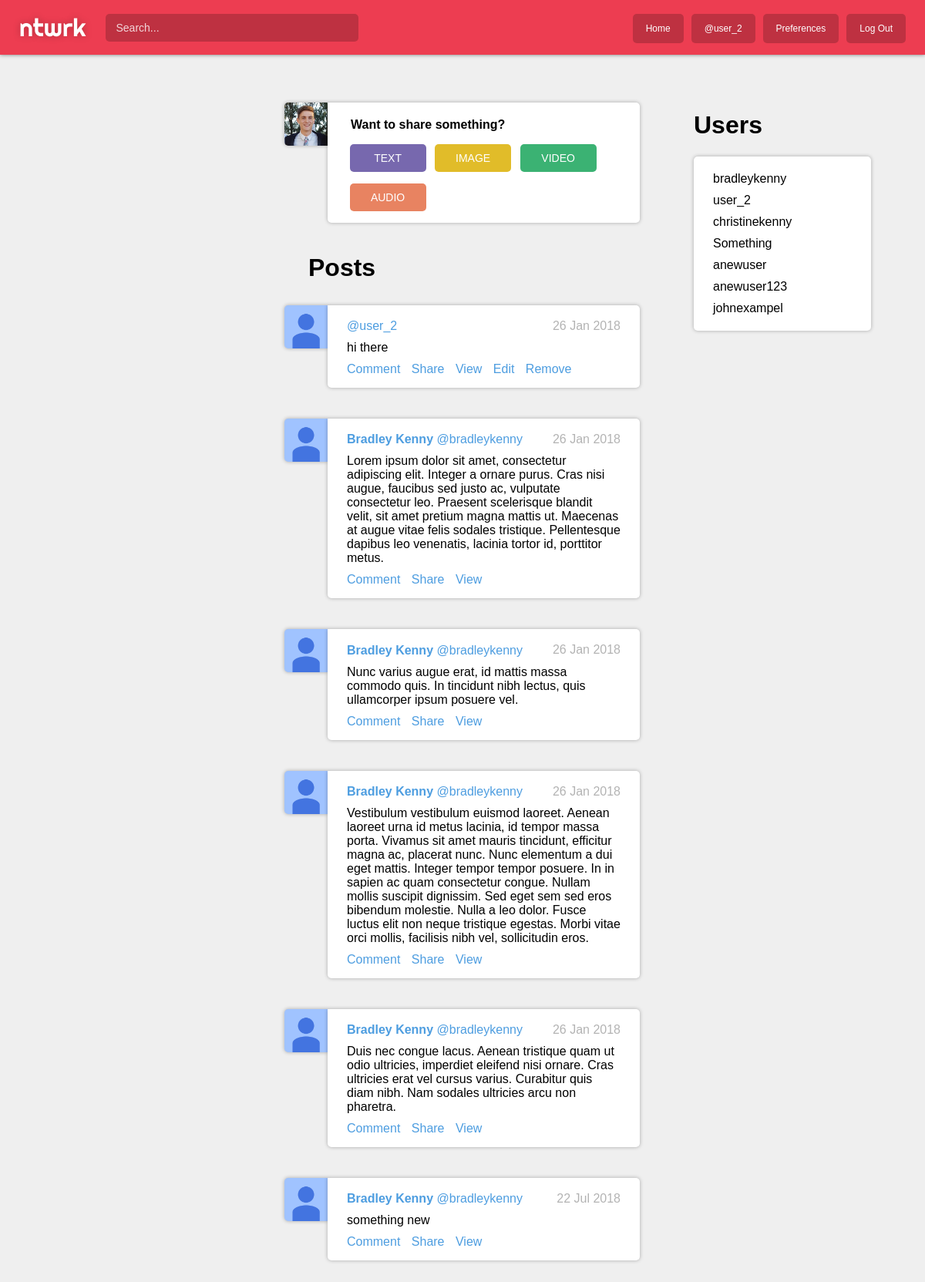
Page / (signed in) on the committed database.
### stream/models.py (models this page shows)
class Post(models.Model):
    content = models.TextField(max_length=500)
    posted_by = models.ForeignKey(User, related_name='posts', on_delete=models.CASCADE)
    posted_at = models.DateTimeField(auto_now_add=True)

### account/models.py (models this page shows)
class Profile(models.Model):
	COLORS = (
		('BLUE', "Blue"),
		('GREEN', "Green"),
		('RED', "Red"),
		('PURPLE', "Purple"),
		('YELLOW', "Yellow"),
	)
	user = models.OneToOneField(User, on_delete=models.CASCADE)
	bio = models.TextField(max_length=250, blank=True, default=None)
	location = models.CharField(max_length=30, blank=True, default=None)
	birth_date = models.DateField(null=True, blank=True, default=None)
	color = models.CharField(max_length=6, choices=COLORS, default='BLUE')
	dp = models.ImageField(upload_to='dp/', default='dp/placeholder2.png')

### stream/views.py (the view)
# urls.py: path('', stream.views.home, name='index'),
def home(request):
	posts = Post.objects.all()
	users = User.objects.all()
	return render(request, 'stream/home.html', {'posts': posts, 'users': users})

### stream/templates/stream/home.html
{% extends 'base_stream.html' %}
{% load static %}
{% block stream %}
    {% if user.is_authenticated %}
	<a href="{% url 'home' %}" class="dp">
		<img src="{% static 'stream/img/dp/admin.jpg' %}">
	</a>
    <div class="card share_card">
        <h1>Want to share something?</h1><br>
        <a href="{% url 'new_post' %}" class="button text">Text</a>
        <a href="{% url 'home' %}" class="button image">Image</a>
        <a href="{% url 'home' %}" class="button video">Video</a>
        <a href="{% url 'home' %}" class="button audio">Audio</a>
    </div>
    {% endif %}
    <h1 class="content_heading">Posts</h1>
    {% for post in posts %}
	<a href="{% url 'home' %}" class="dp">
		<img src="/profile/media/{{ post.posted_by.profile.dp }}"/>
	</a>
    <div class="card">
        <a href="{% url 'profile' post.posted_by.pk %}">
            <h2>
				<b>{% if post.posted_by.first_name|length > 0 %}{{ post.posted_by.first_name }} {{ post.posted_by.last_name }}{% endif %}</b> @{{ post.posted_by }}
			</h2>
        </a>
        <h3>{{ post.posted_at|date:'d M Y' }}</h3>
        <p>{{ post.content }}</p>
        <a href="{% url 'home' %}" class="link">Comment</a>
        <a href="{% url 'home' %}" class="link">Share</a>
        <a href="{% url 'view_post' post.posted_by.username post.id %}" class="link">View</a>
        {% if post.posted_by == request.user %}
        <a href="{% url 'home' %}" class="link">Edit</a>
        <a href="{% url 'delete_post' post.id %}" class="link" id="remove">Remove</a>
        {% endif %}
    </div>
    {% endfor %}
{% endblock %}

### stream/templates/base_stream.html (shortened to what this page needs)
{% extends 'base.html' %}
{% load static %}
{% block stylesheet %}
<link rel="stylesheet" type="text/css" href="{% static 'stream/css/stream.css' %}">
{% endblock %}
{% block content %}
<div id="content_all">
    <div id="content_left">
    </div>
    <div id="content_main">
        {% block stream %}
        {% endblock %}
    </div>
    <div id="content_right">
		<h1 class="content_heading">Users</h1>
		<div class="card">
			{% for user in users %}
			<p>{{ user.username }}</p>
			{% endfor %}
		</div>
    </div>
{% endblock %}

### account/templates/base.html (shortened to what this page needs)
{% load static %}
<!DOCTYPE html>
<html lang="en">
	<head>
		<link rel="stylesheet" type="text/css" href="{% static 'account/css/base.css' %}">
		{% block stylesheet %}
		{% endblock %}
	</head>
	<body>
		<header>
			<a href="{% url 'home' %}" class="logo">ntwrk</a>
			<input type="text" placeholder="Search..."/>
			<ul>
				{% if user.is_authenticated %}
				<a href="{% url 'home' %}">Home</a>
				<a href="{% url 'profile' user.pk %}">@{{ user.username }}</a>
				<a href="{% url 'update_profile' %}">Preferences</a>
				<a href="{% url 'logout' %}">Log Out</a>
				{% else %}
				<a href="{% url 'home' %}">Home</a>
				<a href="{% url 'home' %}"><b>Username</b>: Name</a>
				<a href="{% url 'login' %}">Log In</a>
				<a href="{% url 'register' %}">Register</a>
				{% endif %}
			</ul>
		</header>
		<main>
			{% block content %}
			{% endblock %}
		</main>
	</body>
</html>

### account/static/account/css/base.css (style rules this page uses)
body { font-family: 'Helvetica'; margin: 0px; padding: 0px; }
a { text-decoration: none; }
.logo { font-family: 'Righteous', sans-serif; color: rgb(35, 35, 35); margin: 12px auto 4px auto; user-select: none; }
.card { padding: 7.5px 15px 14px 15px; background-color: rgba(255, 255, 255, 1); border-radius: 0px 5px 5px 5px; }
.card button, .button { font-size: 14px; color: #ffffff; width: 251px; margin: 10px auto 10px auto; padding: 10px 15px 10px 15px; background-color: #4D9DE0; text-transform: uppercase; border: none; border-radius: 5px; outline: none; cursor: pointer; }

### stream/static/stream/css/stream.css (style rules this page uses)
body { margin: 0px 0px 0px 0px; padding: 0px; background-color: #EFEFEF; }
header { width: 100%; position: fixed; margin: 0px; padding: 15px 0; background-color: #ed3d51; box-shadow: 0px 0px 5px rgba(0,0,0,0.5); z-index: 100; }
main { margin: 0px; padding-top: 20px; }
h1 { display: inline-block; }
.logo { float: left; margin: 0px 25px; font-size: 32px; color: white; text-shadow: 0px 0px 10px rgba(0,0,0,0.25); }
ul { float: right; margin: 0px auto; margin-right: 25px; }
ul a { float: left; display: inline-block; margin-top: 2.5px; margin-left: 10px; padding: 10px 15px; color: #ffffff; font-size: 12px; background-color: rgba(0, 0, 0 , 0.2); border-radius: 5px; border: solid 2px rgba(0,0,0,0); }
header input[type='text'] { float: left; font-size: 14px; color: #ffffff; height: 25px; width: 300px; margin: 2.5px auto 0px 0px; padding: 3.5px 12px; background-color: rgba(0, 0, 0, 0.2); border: 2px solid rgba(0, 0, 0, 0); border-radius: 5px; outline: none; }
header input[type='text']::placeholder { color: #FFFFFF; opacity: 0.8; }
#content_all { width: 100%; display: inline-block; margin: 0; margin-top: 63px; }
#content_left, #content_main, #content_right { height: 100%; float: left; padding-top: 20px; }
#content_left { display: inline-block; width: 25%; }
#content_main { display: inline-block; width: 40%; padding: 50px 5%; }
#content_right { display: inline-block; width: 25%; margin-top: 20px; }
#content_right .card { margin: 0; width: 60%; padding: 20px 25px 10px; border-radius: 5px; }
#content_main .content_heading { display: block; margin: 40px auto 30px 40px; }
.card { box-shadow: 0 0 5px rgba(0,0,0,0.3); margin: 0px 10px 40px 65px; padding: 5px 25px; position: relative; }
.dp { height: 56px; width: 56px; margin: 0px -10px 0px 9px; float: left; z-index: 0; position: relative; display: inline-block; }
.dp img { height: 100%; width: 100%; border-radius: 5px 0px 0px 5px; box-shadow: 0 0 5px rgba(0,0,0,0.3); background-color: #CDCDCD; }
.card h2, .card h3 { display: inline-block; margin-bottom: 10px; font-size: 1em; text-decoration: none; }
.card h2 { color: #4D9DE0; font-weight: normal; }
.card h3 { float: right; margin-top: 13px; font-weight: normal; color: rgba(0,0,0,0.3); }
.card p { margin-top: 0px; margin-bottom: 10px; }
.card .link { display: inline-block; color: #4D9DE0; margin: 0px 10px 10px 0px; }
.share_card { padding: auto 17.5px; float: none; margin-top: 0px; margin-bottom: 10px; }
.share_card .button { text-align: center; display: inline-block; width: 69px; margin-top: 5px; margin-left: 1%; margin-right: 1%; }
.share_card h1 { margin-top: 15px; padding-left: 5px; font-size: 16px; }
.share_card .text { background-color: #7768AE; }
.share_card .image { background-color: #E1BC29; }
.share_card .video { background-color: #3BB273; }
.share_card .audio { background-color: #E88361; }

### rows in the picture
Post: posted_by.profile.dp (placeholder picture), posted_by "user_2", posted_at "26 Jan 2018", content "hi there", shows "Edit"
Post: posted_by.profile.dp (placeholder picture), posted_by.first_name "Bradley", posted_by.last_name "Kenny", posted_by "bradleykenny", posted_at "26 Jan 2018", content "Lorem ipsum dolor sit amet, consectetur adipiscing elit. Integer a ornare purus. Cras nisi augue, faucibus sed justo ac, vulputate consectetur leo. Praesent scelerisque blandit velit, sit amet pretium magna mattis ut. Maecenas at augue vitae felis sodales tristique. Pellentesque dapibus leo venenatis, lacinia tortor id, porttitor metus."
Post: posted_by.profile.dp (placeholder picture), posted_by.first_name "Bradley", posted_by.last_name "Kenny", posted_by "bradleykenny", posted_at "26 Jan 2018", content "Nunc varius augue erat, id mattis massa commodo quis. In tincidunt nibh lectus, quis ullamcorper ipsum posuere vel."
Post: posted_by.profile.dp (placeholder picture), posted_by.first_name "Bradley", posted_by.last_name "Kenny", posted_by "bradleykenny", posted_at "26 Jan 2018", content "Vestibulum vestibulum euismod laoreet. Aenean laoreet urna id metus lacinia, id tempor massa porta. Vivamus sit amet mauris tincidunt, efficitur magna ac, placerat nunc. Nunc elementum a dui eget mattis. Integer tempor tempor posuere. In in sapien ac quam consectetur congue. Nullam mollis suscipit dignissim. Sed eget sem sed eros bibendum molestie. Nulla a leo dolor. Fusce luctus elit non neque tristique egestas. Morbi vitae orci mollis, facilisis nibh vel, sollicitudin eros."
Post: posted_by.profile.dp (placeholder picture), posted_by.first_name "Bradley", posted_by.last_name "Kenny", posted_by "bradleykenny", posted_at "26 Jan 2018", content "Duis nec congue lacus. Aenean tristique quam ut odio ultricies, imperdiet eleifend nisi ornare. Cras ultricies erat vel cursus varius. Curabitur quis diam nibh. Nam sodales ultricies arcu non pharetra."
Post: posted_by.profile.dp (placeholder picture), posted_by.first_name "Bradley", posted_by.last_name "Kenny", posted_by "bradleykenny", posted_at "22 Jul 2018", content "something new"

### other values in the picture
{{ user.username }} "user_2"
{{ user.username }} "bradleykenny"
{{ user.username }} "christinekenny"
{{ user.username }} "Something"
{{ user.username }} "anewuser"
{{ user.username }} "anewuser123"
{{ user.username }} "johnexampel"
